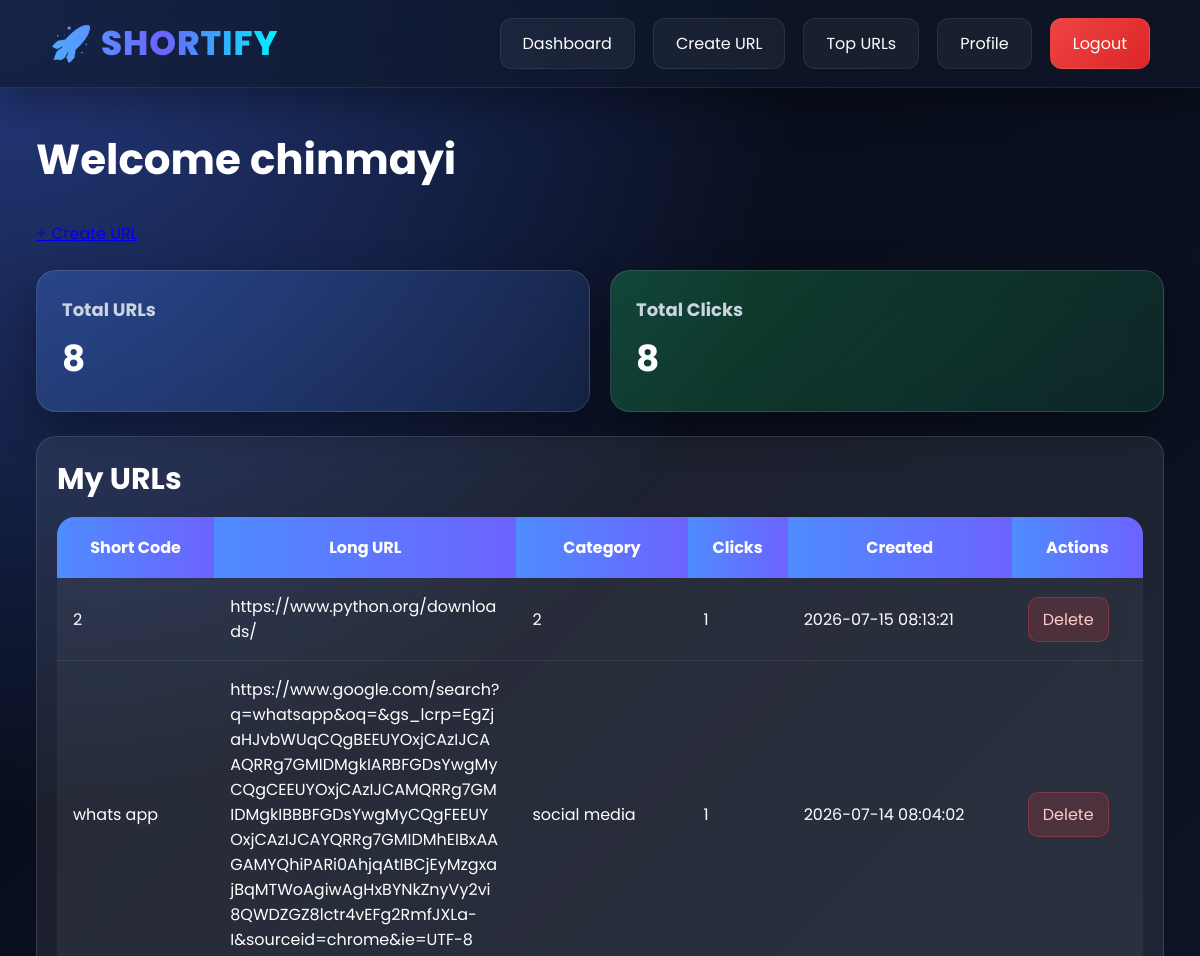
The page /dashboard (signed in, upper part) on the database as committed earlier.
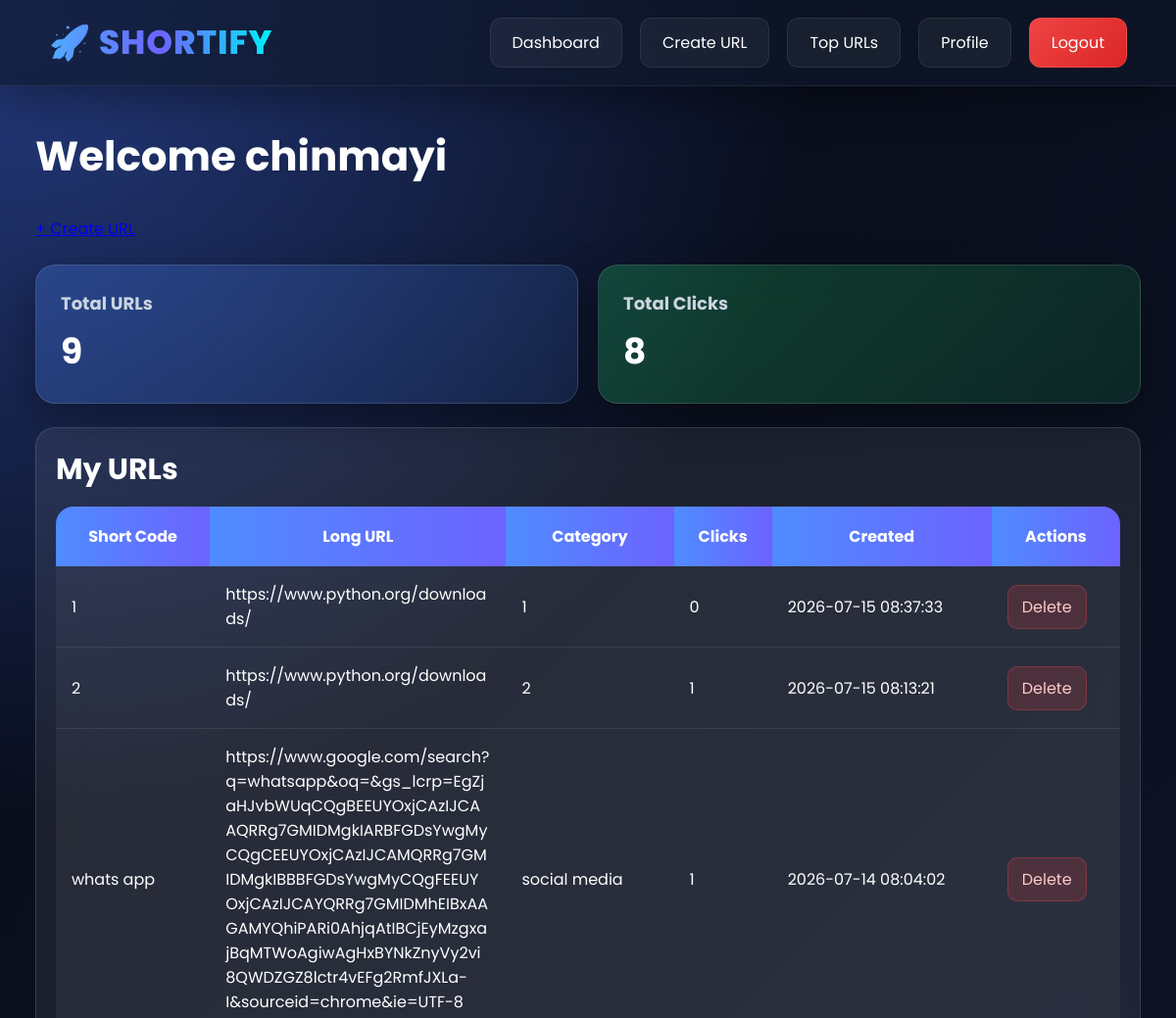
The same page on the database as committed later.
### tables this page shows
CREATE TABLE urls(
        id INTEGER PRIMARY KEY AUTOINCREMENT,
        user_id INTEGER,
        long_url TEXT,
        short_code TEXT UNIQUE,
        category TEXT,
        clicks INTEGER DEFAULT 0,
        created_at TEXT
    );

### app.py (the view)
@app.route("/dashboard")
def dashboard():
    if "user_id" not in session:
        return redirect("/login")
    conn = get_db()
    urls = conn.execute("""
    SELECT *
    FROM urls
    WHERE user_id=?
    ORDER BY id DESC
    """, (
        session["user_id"],
    )).fetchall()
    total_urls = conn.execute("""
    SELECT COUNT(*)
    FROM urls
    WHERE user_id=?
    """, (
        session["user_id"],
    )).fetchone()[0]
    total_clicks = conn.execute("""
    SELECT COALESCE(SUM(clicks),0)
    FROM urls
    WHERE user_id=?
    """, (
        session["user_id"],
    )).fetchone()[0]
    conn.close()
    return render_template(
        "dashboard.html",
        urls=urls,
        total_urls=total_urls,
        total_clicks=total_clicks
    )

### app.py (called while the page is built)
def get_db():
    conn = sqlite3.connect(DB)
    conn.row_factory = sqlite3.Row
    return conn

### templates/dashboard.html (shortened to what this page needs)
<!DOCTYPE html>
<html lang="en">
<head>
    <link rel="stylesheet"
          href="{{ url_for('static', filename='style.css') }}">
</head>
<body>
<nav class="navbar">
    <div class="logo">
        🚀 SHORTIFY
    </div>
    <div class="nav-links">
        <a href="/dashboard">Dashboard</a>
        <a href="/create">Create URL</a>
        <a href="/top-urls">Top URLs</a>
        <a href="/profile">Profile</a>
        <a class="logout-btn"
           href="/logout">
           Logout
        </a>
    </div>
</nav>
<div class="container">
    <div class="dashboard-header">
        <h1>
            Welcome {{ session.username }}
        </h1>
        <a class="create-btn"
           href="/create">
           + Create URL
        </a>
    </div>
    <div class="stats-grid">
        <div class="stats-card blue">
            <h2>Total URLs</h2>
            <h1>{{ total_urls }}</h1>
        </div>
        <div class="stats-card green">
            <h2>Total Clicks</h2>
            <h1>{{ total_clicks }}</h1>
        </div>
    </div>
    <div class="table-container">
        <h2>My URLs</h2>
        <table>
            <thead>
                <tr>
                    <th>Short Code</th>
                    <th>Long URL</th>
                    <th>Category</th>
                    <th>Clicks</th>
                    <th>Created</th>
                    <th>Actions</th>
                </tr>
            </thead>
            <tbody>
                {% for url in urls %}
                <tr>
                    <td>
                        {{ url.short_code }}
                    </td>
                    <td class="long-url">
                        {{ url.long_url }}
                    </td>
                    <td>
                        {{ url.category }}
                    </td>
                    <td>
                        {{ url.clicks }}
                    </td>
                    <td>
                        {{ url.created_at }}
                    </td>
                    <td>
                        <a class="delete-btn"
                           href="/delete/{{ url.id }}">
                           Delete
                        </a>
                    </td>
                </tr>
                {% endfor %}
            </tbody>
        </table>
    </div>
</div>
</body>
</html>

Rows that differ between the two databases and show on the page:
added urls: short_code "1", long_url "https://www.python.org/downloads/", category "1", clicks "0", created_at "2026-07-15 08:37:33"
Other text that changed with them:
{{ total_urls }}: "8" → "9"
